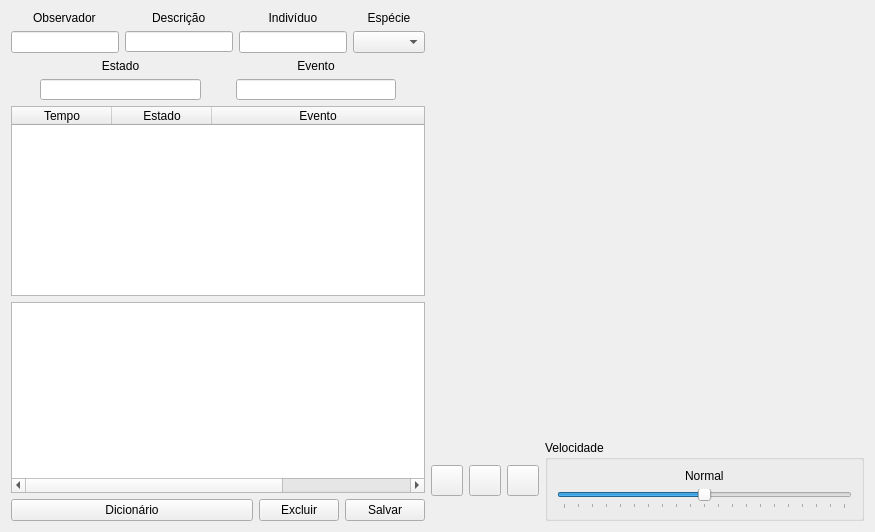
<?xml version="1.0" encoding="UTF-8"?>
<ui version="4.0">
 <class>VideoWindow</class>
 <widget class="QWidget" name="VideoWindow">
  <property name="geometry">
   <rect>
    <x>0</x>
    <y>0</y>
    <width>875</width>
    <height>532</height>
   </rect>
  </property>
  <property name="windowTitle">
   <string>Vídeo</string>
  </property>
  <layout class="QGridLayout" name="gridLayout">
   <item row="4" column="4">
    <layout class="QGridLayout" name="videoControleLayout">
     <item row="1" column="1">
      <widget class="QToolButton" name="b_pause">
       <property name="text">
        <string/>
       </property>
       <property name="icon">
        <iconset resource="../Application/resource.qrc">
         <normaloff>:/icons/pause24x24.png</normaloff>:/icons/pause24x24.png</iconset>
       </property>
       <property name="iconSize">
        <size>
         <width>24</width>
         <height>24</height>
        </size>
       </property>
      </widget>
     </item>
     <item row="1" column="0">
      <widget class="QToolButton" name="b_play">
       <property name="text">
        <string/>
       </property>
       <property name="icon">
        <iconset resource="../Application/resource.qrc">
         <normaloff>:/icons/play24x24.png</normaloff>:/icons/play24x24.png</iconset>
       </property>
       <property name="iconSize">
        <size>
         <width>24</width>
         <height>24</height>
        </size>
       </property>
      </widget>
     </item>
     <item row="1" column="2">
      <widget class="QToolButton" name="b_stop">
       <property name="text">
        <string/>
       </property>
       <property name="icon">
        <iconset resource="../Application/resource.qrc">
         <normaloff>:/icons/stop24x24.png</normaloff>:/icons/stop24x24.png</iconset>
       </property>
       <property name="iconSize">
        <size>
         <width>24</width>
         <height>24</height>
        </size>
       </property>
      </widget>
     </item>
     <item row="0" column="0" colspan="4">
      <widget class="VlcWidgetSeek" name="progress" native="true"/>
     </item>
     <item row="1" column="3">
      <widget class="QGroupBox" name="speedBox">
       <property name="title">
        <string>Velocidade</string>
       </property>
       <layout class="QGridLayout" name="gridLayout_2">
        <item row="1" column="1">
         <widget class="QSlider" name="speed">
          <property name="toolTip">
           <string>Velocidade do video</string>
          </property>
          <property name="minimum">
           <number>-10</number>
          </property>
          <property name="maximum">
           <number>10</number>
          </property>
          <property name="orientation">
           <enum>Qt::Horizontal</enum>
          </property>
          <property name="tickPosition">
           <enum>QSlider::TicksBelow</enum>
          </property>
          <property name="tickInterval">
           <number>1</number>
          </property>
         </widget>
        </item>
        <item row="0" column="1" alignment="Qt::AlignHCenter|Qt::AlignVCenter">
         <widget class="QLabel" name="l_speed">
          <property name="text">
           <string>Normal</string>
          </property>
         </widget>
        </item>
       </layout>
      </widget>
     </item>
    </layout>
   </item>
   <item row="0" column="4" rowspan="4">
    <layout class="QVBoxLayout" name="videoLayout">
     <property name="sizeConstraint">
      <enum>QLayout::SetNoConstraint</enum>
     </property>
     <item>
      <widget class="VlcWidgetVideo" name="w_video" native="true"/>
     </item>
    </layout>
   </item>
   <item row="0" column="0" rowspan="5">
    <layout class="QGridLayout" name="gridLayout_3">
     <property name="sizeConstraint">
      <enum>QLayout::SetFixedSize</enum>
     </property>
     <item row="0" column="0">
      <layout class="QGridLayout" name="gridLayout_9">
       <item row="2" column="1">
        <widget class="QLineEdit" name="description">
         <property name="sizePolicy">
          <sizepolicy hsizetype="Maximum" vsizetype="Fixed">
           <horstretch>0</horstretch>
           <verstretch>0</verstretch>
          </sizepolicy>
         </property>
         <property name="maximumSize">
          <size>
           <width>160</width>
           <height>21</height>
          </size>
         </property>
        </widget>
       </item>
       <item row="2" column="0">
        <widget class="QLineEdit" name="observer">
         <property name="sizePolicy">
          <sizepolicy hsizetype="Maximum" vsizetype="Fixed">
           <horstretch>0</horstretch>
           <verstretch>0</verstretch>
          </sizepolicy>
         </property>
         <property name="maximumSize">
          <size>
           <width>160</width>
           <height>16777215</height>
          </size>
         </property>
        </widget>
       </item>
       <item row="2" column="3">
        <widget class="QComboBox" name="species">
         <property name="editable">
          <bool>false</bool>
         </property>
         <property name="insertPolicy">
          <enum>QComboBox::InsertAlphabetically</enum>
         </property>
        </widget>
       </item>
       <item row="1" column="0" alignment="Qt::AlignHCenter|Qt::AlignVCenter">
        <widget class="QLabel" name="l_observer">
         <property name="sizePolicy">
          <sizepolicy hsizetype="Maximum" vsizetype="Preferred">
           <horstretch>0</horstretch>
           <verstretch>0</verstretch>
          </sizepolicy>
         </property>
         <property name="text">
          <string>Observador</string>
         </property>
        </widget>
       </item>
       <item row="1" column="1" alignment="Qt::AlignHCenter|Qt::AlignVCenter">
        <widget class="QLabel" name="l_description">
         <property name="sizePolicy">
          <sizepolicy hsizetype="Maximum" vsizetype="Preferred">
           <horstretch>0</horstretch>
           <verstretch>0</verstretch>
          </sizepolicy>
         </property>
         <property name="text">
          <string>Descrição</string>
         </property>
        </widget>
       </item>
       <item row="2" column="2">
        <widget class="QLineEdit" name="subject">
         <property name="sizePolicy">
          <sizepolicy hsizetype="Maximum" vsizetype="Fixed">
           <horstretch>0</horstretch>
           <verstretch>0</verstretch>
          </sizepolicy>
         </property>
        </widget>
       </item>
       <item row="1" column="2">
        <widget class="QLabel" name="label">
         <property name="text">
          <string>Indivíduo</string>
         </property>
         <property name="alignment">
          <set>Qt::AlignCenter</set>
         </property>
        </widget>
       </item>
       <item row="1" column="3">
        <layout class="QHBoxLayout" name="horizontalLayout">
         <item>
          <widget class="QLabel" name="label_2">
           <property name="text">
            <string>Espécie</string>
           </property>
           <property name="alignment">
            <set>Qt::AlignCenter</set>
           </property>
          </widget>
         </item>
        </layout>
       </item>
      </layout>
     </item>
     <item row="4" column="0">
      <layout class="QHBoxLayout" name="horizontalLayout_2">
       <property name="sizeConstraint">
        <enum>QLayout::SetMinimumSize</enum>
       </property>
       <item>
        <widget class="QPushButton" name="b_dict">
         <property name="text">
          <string>Dicionário</string>
         </property>
         <property name="icon">
          <iconset resource="../Application/resource.qrc">
           <normaloff>:/icons/dict24x24.png</normaloff>:/icons/dict24x24.png</iconset>
         </property>
        </widget>
       </item>
       <item>
        <widget class="QPushButton" name="b_excluir">
         <property name="sizePolicy">
          <sizepolicy hsizetype="Maximum" vsizetype="Maximum">
           <horstretch>0</horstretch>
           <verstretch>0</verstretch>
          </sizepolicy>
         </property>
         <property name="text">
          <string>Excluir</string>
         </property>
         <property name="icon">
          <iconset resource="../Application/resource.qrc">
           <normaloff>:/icons/remove16x16.png</normaloff>:/icons/remove16x16.png</iconset>
         </property>
        </widget>
       </item>
       <item>
        <widget class="QPushButton" name="b_save">
         <property name="sizePolicy">
          <sizepolicy hsizetype="Maximum" vsizetype="Maximum">
           <horstretch>0</horstretch>
           <verstretch>0</verstretch>
          </sizepolicy>
         </property>
         <property name="layoutDirection">
          <enum>Qt::RightToLeft</enum>
         </property>
         <property name="text">
          <string>Salvar</string>
         </property>
         <property name="icon">
          <iconset resource="../Application/resource.qrc">
           <normaloff>:/icons/save16x16.png</normaloff>:/icons/save16x16.png</iconset>
         </property>
        </widget>
       </item>
      </layout>
     </item>
     <item row="2" column="0">
      <layout class="QVBoxLayout" name="lay_tables">
       <property name="sizeConstraint">
        <enum>QLayout::SetMinAndMaxSize</enum>
       </property>
       <item>
        <widget class="QTableWidget" name="sequence">
         <property name="sizePolicy">
          <sizepolicy hsizetype="Preferred" vsizetype="Expanding">
           <horstretch>0</horstretch>
           <verstretch>0</verstretch>
          </sizepolicy>
         </property>
         <property name="minimumSize">
          <size>
           <width>361</width>
           <height>0</height>
          </size>
         </property>
         <property name="alternatingRowColors">
          <bool>true</bool>
         </property>
         <property name="selectionMode">
          <enum>QAbstractItemView::SingleSelection</enum>
         </property>
         <property name="selectionBehavior">
          <enum>QAbstractItemView::SelectRows</enum>
         </property>
         <attribute name="horizontalHeaderStretchLastSection">
          <bool>true</bool>
         </attribute>
         <attribute name="verticalHeaderStretchLastSection">
          <bool>false</bool>
         </attribute>
         <column>
          <property name="text">
           <string>Tempo</string>
          </property>
         </column>
         <column>
          <property name="text">
           <string>Estado</string>
          </property>
         </column>
         <column>
          <property name="text">
           <string>Evento</string>
          </property>
         </column>
        </widget>
       </item>
       <item>
        <widget class="QTableWidget" name="dictView">
         <property name="sizePolicy">
          <sizepolicy hsizetype="Preferred" vsizetype="Expanding">
           <horstretch>0</horstretch>
           <verstretch>0</verstretch>
          </sizepolicy>
         </property>
         <property name="editTriggers">
          <set>QAbstractItemView::NoEditTriggers</set>
         </property>
         <property name="columnCount">
          <number>6</number>
         </property>
         <attribute name="horizontalHeaderVisible">
          <bool>false</bool>
         </attribute>
         <attribute name="horizontalHeaderStretchLastSection">
          <bool>true</bool>
         </attribute>
         <attribute name="verticalHeaderVisible">
          <bool>false</bool>
         </attribute>
         <column/>
         <column/>
         <column/>
         <column/>
         <column/>
         <column/>
        </widget>
       </item>
      </layout>
     </item>
     <item row="1" column="0">
      <layout class="QGridLayout" name="gridLayout_5">
       <item row="1" column="1">
        <widget class="QLineEdit" name="in_event">
         <property name="sizePolicy">
          <sizepolicy hsizetype="Maximum" vsizetype="Fixed">
           <horstretch>0</horstretch>
           <verstretch>0</verstretch>
          </sizepolicy>
         </property>
         <property name="maximumSize">
          <size>
           <width>160</width>
           <height>21</height>
          </size>
         </property>
        </widget>
       </item>
       <item row="0" column="1">
        <widget class="QLabel" name="l_event">
         <property name="sizePolicy">
          <sizepolicy hsizetype="Maximum" vsizetype="Preferred">
           <horstretch>0</horstretch>
           <verstretch>0</verstretch>
          </sizepolicy>
         </property>
         <property name="minimumSize">
          <size>
           <width>160</width>
           <height>0</height>
          </size>
         </property>
         <property name="maximumSize">
          <size>
           <width>160</width>
           <height>16</height>
          </size>
         </property>
         <property name="text">
          <string>Evento</string>
         </property>
         <property name="alignment">
          <set>Qt::AlignCenter</set>
         </property>
        </widget>
       </item>
       <item row="1" column="0">
        <widget class="QLineEdit" name="in_state">
         <property name="sizePolicy">
          <sizepolicy hsizetype="Maximum" vsizetype="Fixed">
           <horstretch>0</horstretch>
           <verstretch>0</verstretch>
          </sizepolicy>
         </property>
         <property name="minimumSize">
          <size>
           <width>161</width>
           <height>0</height>
          </size>
         </property>
         <property name="maximumSize">
          <size>
           <width>160</width>
           <height>21</height>
          </size>
         </property>
        </widget>
       </item>
       <item row="0" column="0">
        <widget class="QLabel" name="l_estate">
         <property name="sizePolicy">
          <sizepolicy hsizetype="Maximum" vsizetype="Preferred">
           <horstretch>0</horstretch>
           <verstretch>0</verstretch>
          </sizepolicy>
         </property>
         <property name="minimumSize">
          <size>
           <width>161</width>
           <height>0</height>
          </size>
         </property>
         <property name="maximumSize">
          <size>
           <width>161</width>
           <height>16</height>
          </size>
         </property>
         <property name="text">
          <string>Estado</string>
         </property>
         <property name="alignment">
          <set>Qt::AlignCenter</set>
         </property>
        </widget>
       </item>
      </layout>
     </item>
    </layout>
   </item>
  </layout>
 </widget>
 <customwidgets>
  <customwidget>
   <class>VlcWidgetVideo</class>
   <extends>QWidget</extends>
   <header>WidgetVideo.h</header>
   <container>1</container>
   <slots>
    <signal>fullscreen()</signal>
    <slot>toggleFullscreen()</slot>
   </slots>
  </customwidget>
  <customwidget>
   <class>VlcWidgetSeek</class>
   <extends>QWidget</extends>
   <header>WidgetSeek.h</header>
   <container>1</container>
  </customwidget>
 </customwidgets>
 <tabstops>
  <tabstop>observer</tabstop>
  <tabstop>description</tabstop>
  <tabstop>subject</tabstop>
  <tabstop>in_state</tabstop>
  <tabstop>in_event</tabstop>
  <tabstop>sequence</tabstop>
  <tabstop>dictView</tabstop>
  <tabstop>b_dict</tabstop>
  <tabstop>b_excluir</tabstop>
  <tabstop>b_save</tabstop>
  <tabstop>b_play</tabstop>
  <tabstop>b_pause</tabstop>
  <tabstop>b_stop</tabstop>
  <tabstop>speed</tabstop>
 </tabstops>
 <resources>
  <include location="../Application/resource.qrc"/>
  <include location="../Application/resource.qrc"/>
 </resources>
 <connections/>
</ui>
